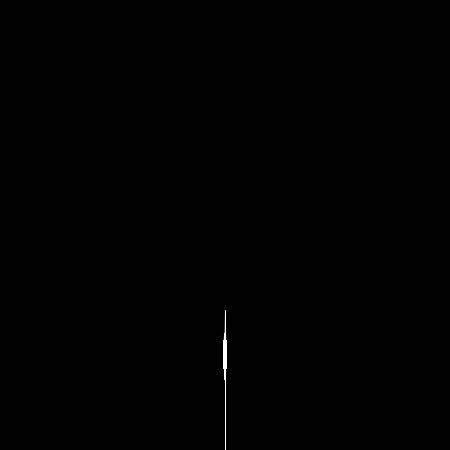
Frame 1 (no input)
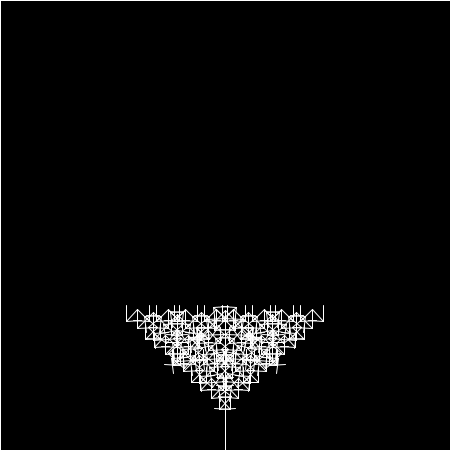
Frame 60 (the mouse pressed at the canvas centre just before this capture)
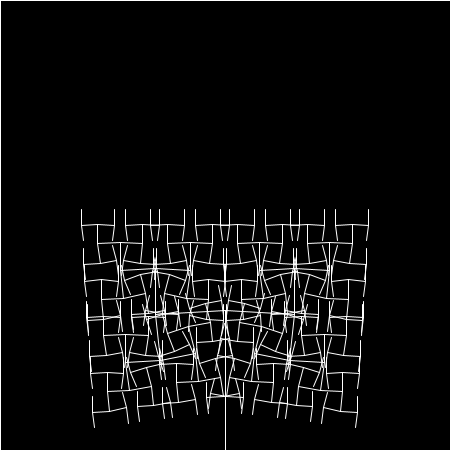
Frame 120 (the mouse held since frame 60 and released just before this capture)

The Processing sketch that drew these frames (run headless with seeded random() and noise(); from frame 60 on, the mouse is pressed at the canvas centre):

// Processing sketch: processing_38877
// ── processing_38877.pde




 int currentSegNum = 0; // this value controls the recursion depth. it needs to be outside the function to avoid infinite recursion i think.


void setup(){
  
 size(450, 450);
 background(0);
 
}

int theCounter = 0;

void draw(){
theCounter++; //universal animation counter
  
  fill(0);
  rect(0, 0, height, width); // erase previous drawing
  
  fTree(225, 450, 500, 1.4); //call tree drawing pattern
  
  
}


void fTree(int xPos, int yPos, float counterRange, float fScale){
  //xPos, yPos base of tree origin
  //counterRange is the speed at which it animates (higher = slower)
  //fScale is the size of the tree
  
  float theAngleScale = abs(((theCounter % counterRange)/(counterRange/2.0))-1.0); // this creates triangle shape oscillation from 0-1 
  
  stroke(255);
  pushMatrix();
  translate(xPos, yPos); //tree position
  line(0, 0, 0, -fScale*100); //trunk
   pushMatrix();
    translate(0, -fScale*100);
    fBranch(8, fScale, theAngleScale); //call recursive branch function
   popMatrix();
  popMatrix();
}

void fBranch(int segNum, float fScale, float theAngleScale){
  //segNum is the total number of segments
  //fScale is size of the tree
  //theAngleScale is the float from 0-1 which controls the angle and animates the tree
 
 //This does all the left turns
 pushMatrix();
 currentSegNum++; //go up a segment
 rotate((-PI)*theAngleScale); //left turn at specified angle
 line(0, 0, 0, -fScale*(100/(1+currentSegNum))); //this equations controls the shortening of each subsequent branch
 translate(0, -fScale*(100/(1+currentSegNum)));
 //recursion 
 if (currentSegNum < segNum) {
  fBranch(segNum, fScale, theAngleScale);
 }
 popMatrix();
 currentSegNum--; //go down a segment
 
 //This does all the right turns
 pushMatrix();
 currentSegNum++;
 rotate((PI)*theAngleScale);
 line(0, 0, 0, -fScale*(100/(1+currentSegNum)));
 translate(0, -fScale*(100/(1+currentSegNum)));
 //if not at the end it will call this function
 if (currentSegNum < segNum) {
  fBranch(segNum, fScale, theAngleScale);
 }
 popMatrix();
 currentSegNum--;
  
}
